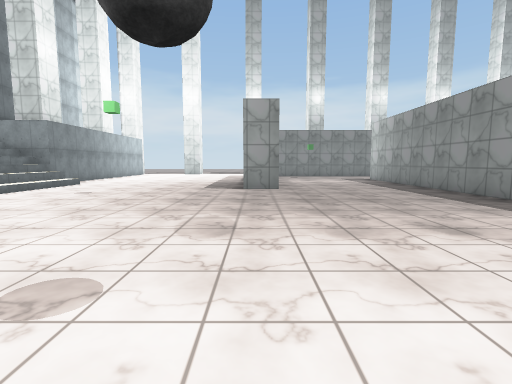
view 1 (above)

24 first-person views from a walk through a Unity game level. The camera is 1.5 m above the floor, tilts 6° down and sees 85° across. The floor is counted in squares, 2 m on a side. Each view is taken from the middle of a square. On the plan, view 1 faces up. The plan holds only what a view shows up to about 10 squares ahead; the rest is blank. The place goes on beyond the plan. Some surface patterns are stand-ins.

view 2
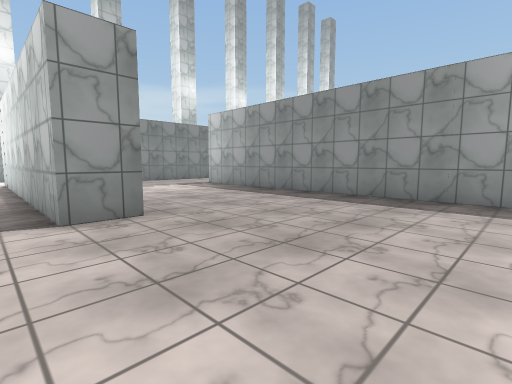

view 3
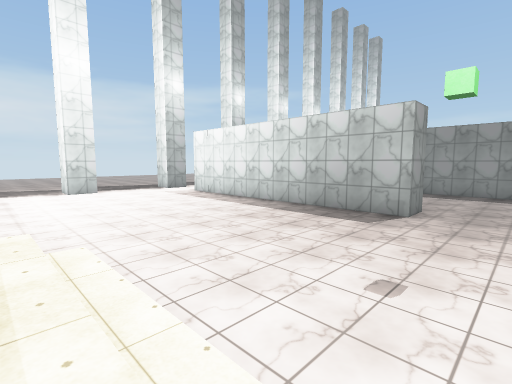

view 4
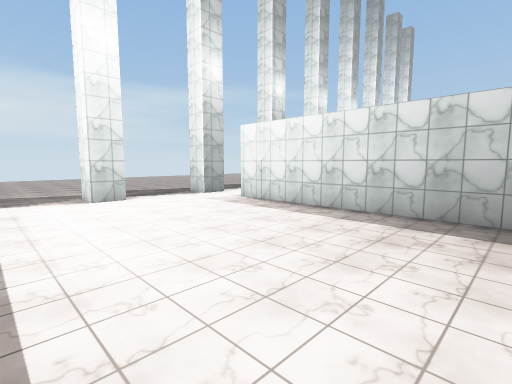

view 5
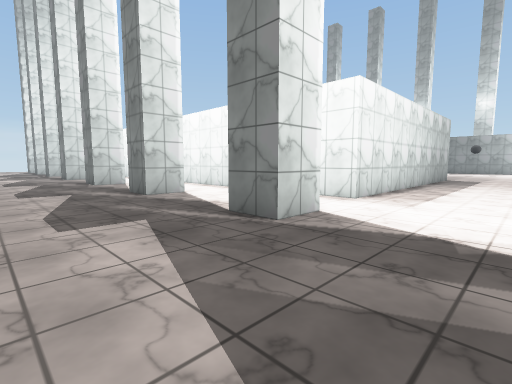

view 6
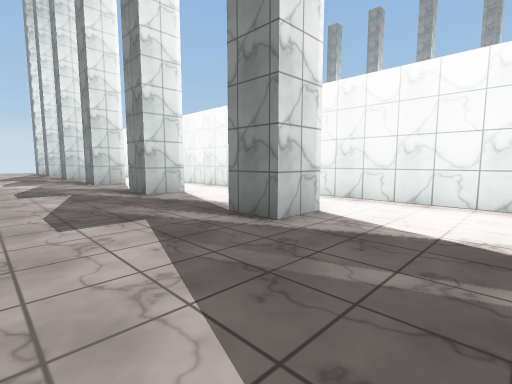

view 7
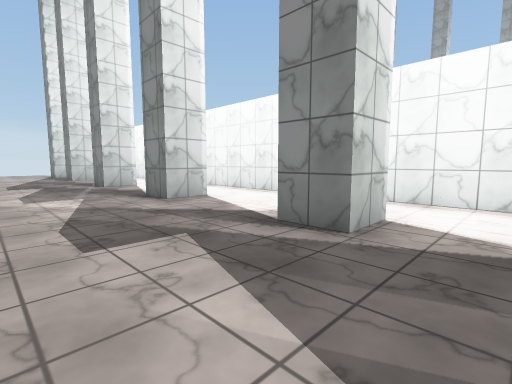

view 8
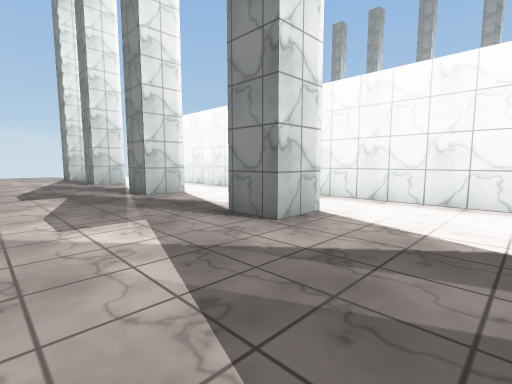

view 9
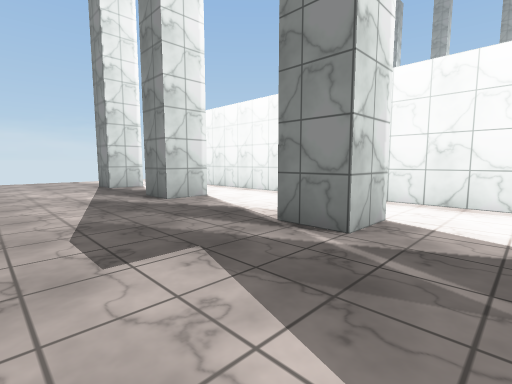

view 10
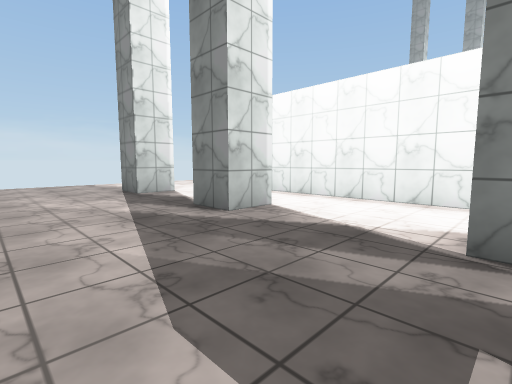

view 11
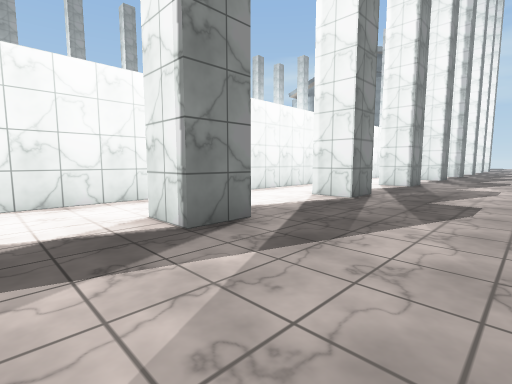

view 12
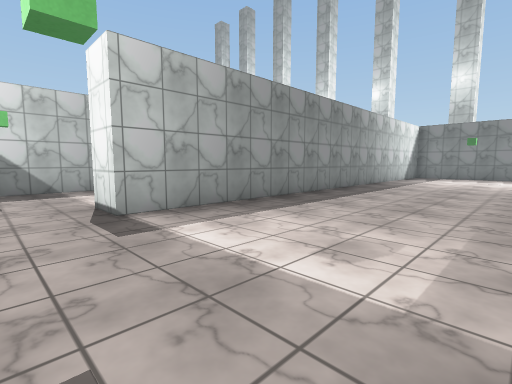

view 13
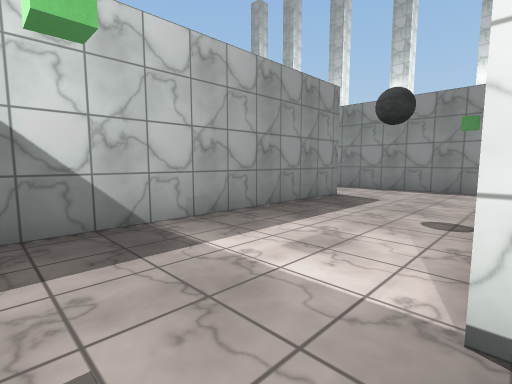

view 14
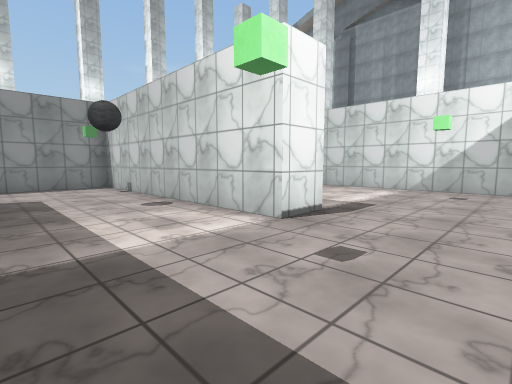

view 15
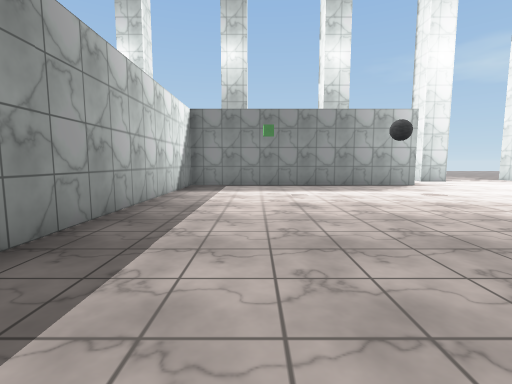

view 16
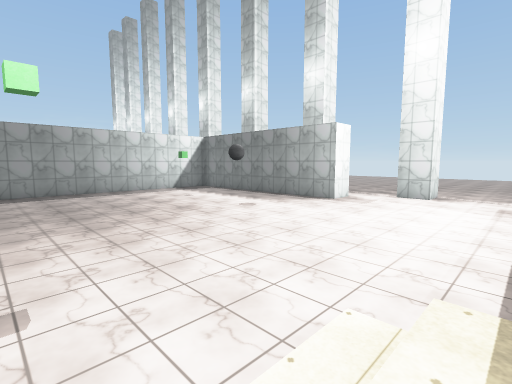

view 17
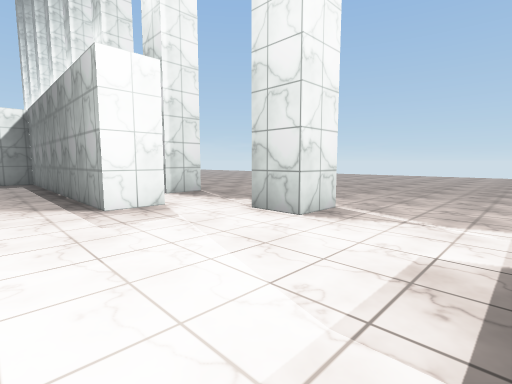

view 18
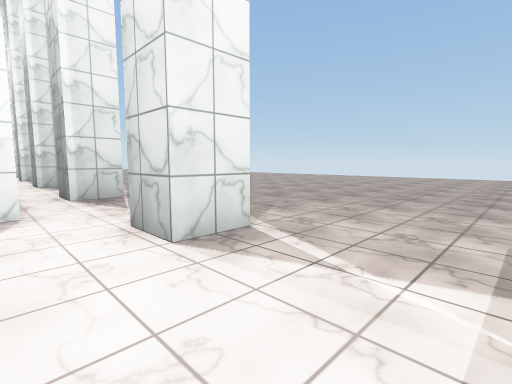

view 19
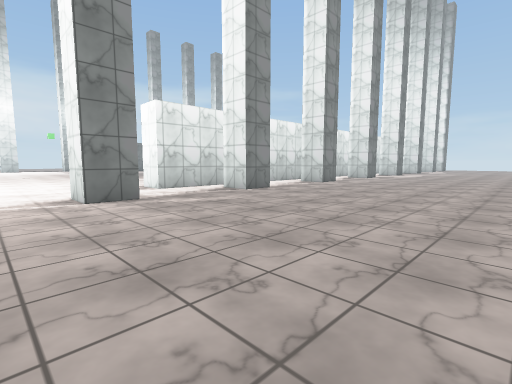

view 20
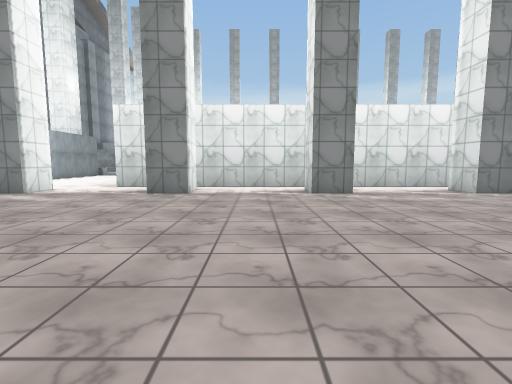

view 21
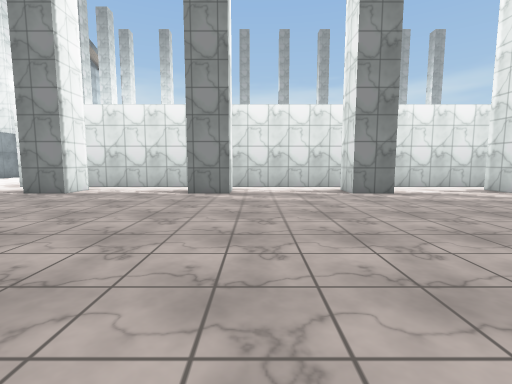

view 22
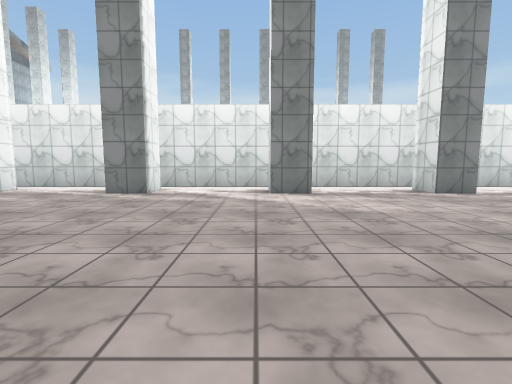

view 23
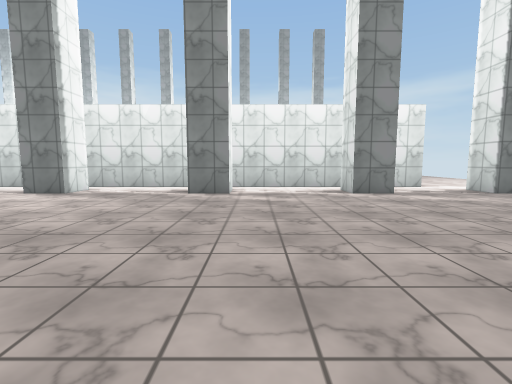

view 24
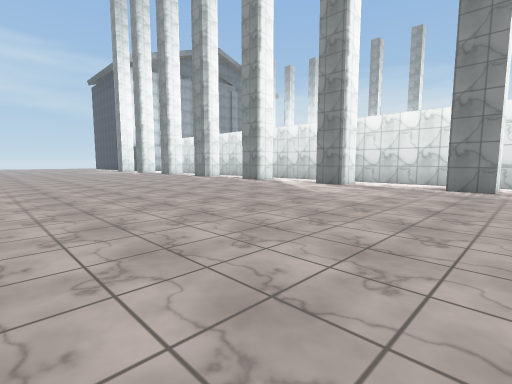

### Floor plan
Key: @ floor where view 1 was taken; # wall or solid block; . floor; / step, stairs or slope.
Columns run from 7 left of view 1 to 22 right of it. Each row starts with its distance up from view 1.
 22     ..........................
 21  .. ..........................
 20 ... ..........................
 19 ...#...#...#...#...#...#...#..
 18 ..............................
 17 /.............................
 16 /......#######################
 15 /......#.........#
 14 /......#.........#
 13 /......#.........#
 12 /......#.....#...#
 11 /......#.....#...#
 10 /......#.....#...#
  9 //.....#.....#...#
  8 //.....#.....#...#
  7 //...........#....
  6 //...........#....
  5 /............######
  4 /............#
  3 /............#
  2 /............#
  1 /............#
  0 /......@.....#
 -1 /............#
 -2 /....#########################
 -3 ..............................
 -4 ...#...#...#...#...#...#...#..
 -5 ..............................
 -6 ..............................
 -7 .............................
 -8 ............................
 -9 ...........................
-10 ..........................
-11 ......   .  .............
-12 .....       .............
-13  ...          ...........
-14  ..

Positions as (right, up) in squares from view 1, and headings:
1: (0, 0), facing up
2: (-1, 4), facing up-right
3: (-7, 6), facing up-right
4: (-7, 9), facing up-right
5: (-3, 22), facing down-right
6: (1, 22), facing down-right
7: (6, 22), facing down-right
8: (9, 22), facing down-right
9: (14, 22), facing down-right
10: (16, 22), facing down-right
11: (22, 22), facing down-left
12: (1, 14), facing down-right
13: (6, 14), facing down-right
14: (9, 15), facing down-left
15: (3, 8), facing down
16: (-7, 7), facing down-right
17: (-7, 0), facing down-right
18: (-7, -2), facing down-right
19: (-6, -10), facing up-right
20: (2, -11), facing up
21: (5, -11), facing up
22: (11, -11), facing up
23: (17, -11), facing up
24: (17, -13), facing up-left
